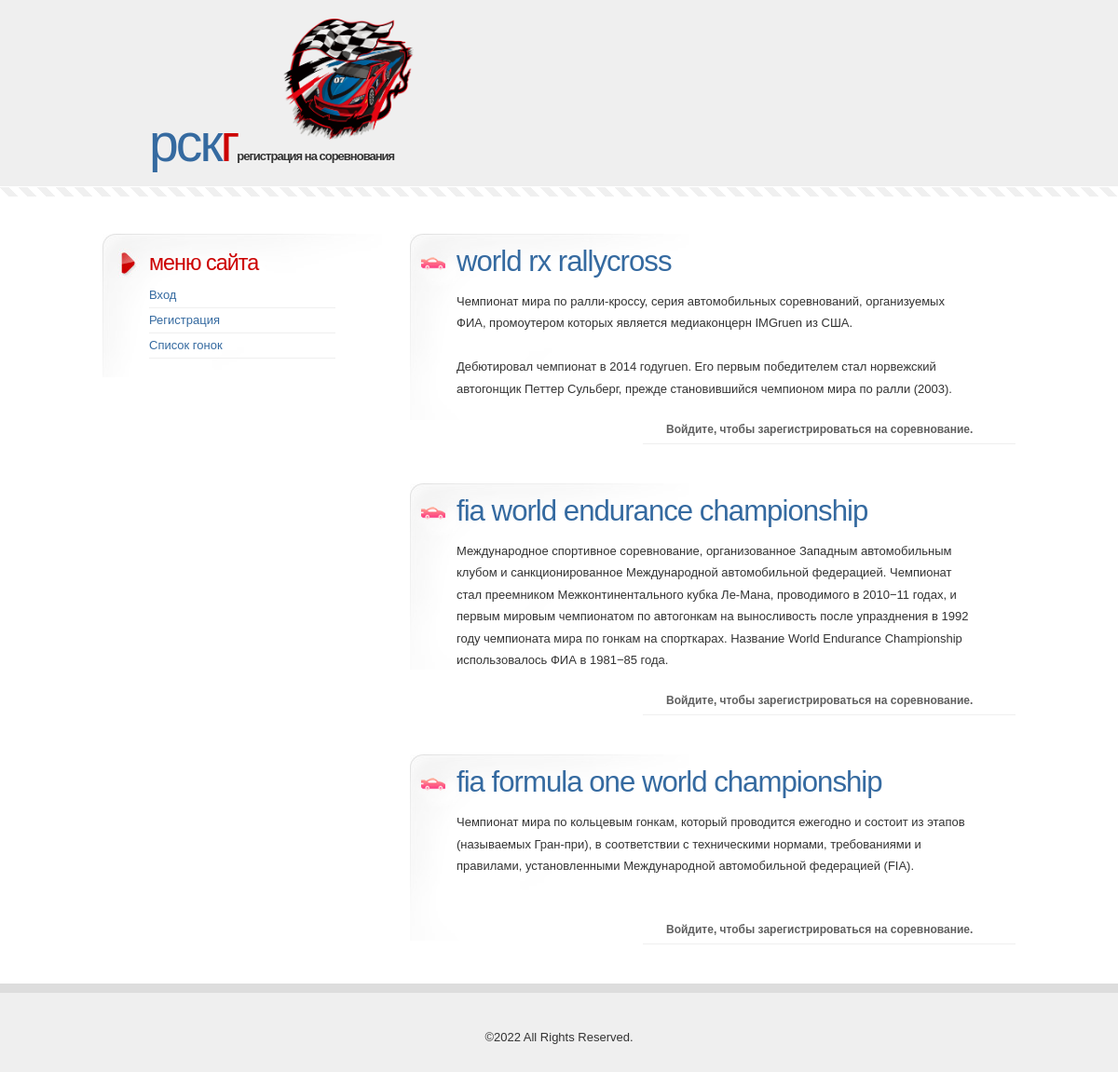
Screenshot of /Сайт/index.php with the database file from the repository.
### tables this page shows
CREATE TABLE `race` (
  `r_id` int(11) NOT NULL,
  `RaceName` varchar(50) NOT NULL,
  `RaceInfo` text NOT NULL
);

### Сайт/index.php (the view, shortened to what this page needs)
<html>
<head>
<link rel="stylesheet" href="/style.css" type="text/css">
</head>
<body>
<div id="header">
	<h1><a style="margin-left: 50px" href="/">РСК<span>Г</span></a></h1>
	<h2><a>Регистрация на соревнования</a></h2>
</div>
<div id="page">
	<div id="content">
        <?php
		    $racing_center = new PDO('mysql:host=localhost;dbname=racingcenter', 'root');
            $get_r_list = 'SELECT * FROM Race ORDER BY r_id DESC';
			$racing = $racing_center->prepare($get_r_list);
			$racing->execute();
			while($row = $racing->fetch(PDO::FETCH_OBJ))
			{
			  echo '<div class="post">
				        <h2 class="title">'.$row->RaceName.'</h2>
			            <div class="entry">
				            <p>'.$row->RaceInfo.'</p>
			             </div>
						 <div class="page-controls">
			                <div class="inner-controls">';
				if(isset($_COOKIE['id']))
				{
					$is_registered = 'SELECT COUNT(*) FROM request WHERE sender_id = :cur_u_id AND r_id = :cur_r_id';
					$check_reg = $racing_center->prepare($is_registered);
					$check_reg->execute(['cur_u_id' => $_COOKIE['id'], 'cur_r_id' => $row->r_id]);
					$check_reg = $check_reg->fetch(PDO::FETCH_ASSOC);
						if(current($check_reg) == 0)
						    echo	'<form style = "margin: 0px;" method="POST" action="/newrequest.php">
							            <input type="hidden" name="race_id" value="'.$row->r_id.'">
										<input type="hidden" name="race_name" value="'.$row->RaceName.'">
					                    <input class="common-button" type="submit" value="Зарегистрироваться на это соревнование">
				                    </form>';
					    else
				            echo    '<h3>Вы уже подавали заявку на участие в этом соревновании.</h3>';
					echo '<form style = "margin: 0px;" method="POST" action="/participants.php">
					        <input type="hidden" name="race_id" value="'.$row->r_id.'">
					        <input class="common-button" type="submit" value="Список участников">
				         </form>';
				}
				else
				{
					echo  '<h3>Войдите, чтобы зарегистрироваться на соревнование.</h3>';
				}
				echo	'</div>
				    </div>
			    </div>';
			}
        ?>
	</div>
	<div id="sidebar">
		<ul>
			<li>
				<h2>Меню сайта</h2>
				<ul>
				    <?php
				    	if(isset($_COOKIE['id']))
						    echo '<li><a href="logout.php">Выход</a></li>';
						else
						    echo '<li><a id="show-login">Вход</a></li>
							      <li><a id="show-register">Регистрация</a></li>';
					?>
					<li><a href="/">Список гонок</a></li>
				</ul>
			</li>
		</ul>
		<div style="clear: both;">&nbsp;</div>
	</div>
</div>
<div id="footer">
	<p id="legal">&copy;2022 All Rights Reserved.</a></p>
</div>
</body>
</html>

### Сайт/style.css (style rules this page uses)
body { margin: 0; padding: 0; background: #FFFFFF url(images/img01.gif) repeat-x; font-family: "Trebuchet MS", Arial, Helvetica, sans-serif; font-size: 13px; color: #333333; }
h1, h2, h3 { margin: 0; font-weight: normal; color: #5f5f5f; }
h1 { letter-spacing: -1px; font-size: 2.6em; }
h2 { font-size: 1.8em; margin-bottom: 10px; text-transform: lowercase; letter-spacing: -1px; color: #CC0000; }
h3 { font-size: 1em; font-weight: bold; }
p, ul, ol { margin-bottom: 1.6em; line-height: 180%; }
a { border-bottom: 1px dotted #EFEFEF; text-decoration: none; color: #356AA0; }
#header { width: 980px; height: 231px; margin: 0 auto; }
#header h1 { float: left; margin-top: 20px; padding: 100px 190px 0 0; background: url(images/img02.png) no-repeat right top; background-size: 140px; text-transform: lowercase; letter-spacing: -3px; font-size: 4.4em; }
#header h1 span { color: #CC0000; }
#header h2 { float: left; margin: 0 0 0 -190px; padding: 160px 0 0 0; text-transform: lowercase; font-size: 1em; font-weight: bold; color: #333333; }
#header h2 a { color: #333333; }
#page { width: 980px; margin: 0 auto; padding: 20px 0; }
#content { float: right; width: 650px; }
.post { margin-bottom: 30px; padding: 12px 50px; min-height: 150px; background: url(images/img05.jpg) no-repeat; }
.post .title { letter-spacing: -1px; font-size: 2.4em; color: #356AA0; }
.post .entry { min-height: 95px; }
.page-controls { margin-left: 200px; width: 400px; margin-top: 25px; padding-bottom: 8px; font-size: 12px; border-bottom: 1px solid #EFEFEF; }
.inner-controls { margin-left: 25px; }
#sidebar { float: left; width: 300px; }
#sidebar ul { margin: 0; padding: 0; list-style: none; }
#sidebar li { margin-bottom: 20px; padding: 20px 50px; background: url(images/img03.jpg) no-repeat; }
#sidebar li ul { line-height: 2em; }
#sidebar li li { margin: 0; padding: 0; background: none; border-bottom: 1px solid #EFEFEF; }
#sidebar a { border: none; }
#footer { clear: both; padding: 30px 0; border-top: 10px solid #DDDDDD; background: #EFEFEF; }
#footer p { margin: 0; padding: 10px 0 0 0; text-align: center; line-height: normal; }

### rows the page displays
race: RaceName "world rx rallycross", RaceInfo "Чемпионат мира по ралли-кроссу, серия автомобильных соревнований, организуемых ФИА, промоутером которых является медиаконцерн IMGruen из США. Дебютировал чемпионат в 2014 годуruen. Его первым победителем стал норвежский автогонщик Петтер Сульберг, прежде становившийся чемпионом мира по ралли (2003)."
race: RaceName "fia world endurance championship", RaceInfo "Международное спортивное соревнование, организованное Западным автомобильным клубом и санкционированное Международной автомобильной федерацией. Чемпионат стал преемником Межконтинентального кубка Ле-Мана, проводимого в 2010−11 годах, и первым мировым чемпионатом по автогонкам на выносливость после упразднения в 1992 году чемпионата мира по гонкам на спорткарах. Название World Endurance Championship использовалось ФИА в 1981−85 года."
race: RaceName "fia formula one world championship", RaceInfo "Чемпионат мира по кольцевым гонкам, который проводится ежегодно и состоит из этапов (называемых Гран-при), в соответствии с техническими нормами, требованиями и правилами, установленными Международной автомобильной федерацией (FIA)."
